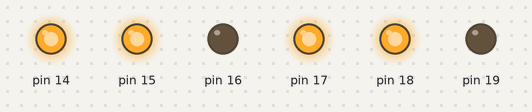
Simulated run of this sketch. Board: Arduino Uno, built with avr-gcc and run on an emulated ATmega328P. Parts: output pins drawn as LEDs (lit = HIGH). EEPROM starts erased.

Above: at 0.5 s.
At 1.5 s:
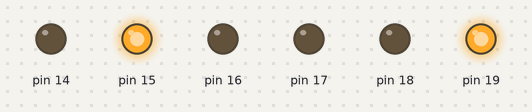
At 5.5 s:
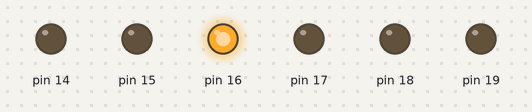
Timing chart, 0 to 6.9 s (numbered marks = the images above):
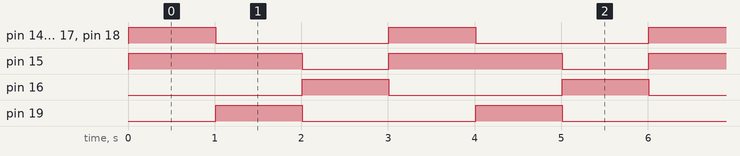

The sketch:

task_2.ino
```cpp
#include<avr/io.h>
#include<avr/eeprom.h>
#include<util/delay.h>

int main()
{
  unsigned char i;

  DDRC = 0xFF; // PORTC is output
  //After first upload comment the following three lines. These are redundant.
  eeprom_write_byte((unsigned char *)0, 27);
  eeprom_write_byte((unsigned char *)1, 34);
  eeprom_write_byte((unsigned char *)2, 4);

  while (1)
  {
    for (i = 0; i < 3; i++)
    {
      PORTC = eeprom_read_byte((unsigned char *)i);
      _delay_ms(1000);
    }
  }
  return 0;
}
```

Measured:
- by itself, pin 14, pin 16–19: alternates HIGH for 1.0 s and LOW for 2.0 s
- by itself, pin 15: alternates HIGH for 2.0 s and LOW for 1.0 s
- by itself, everything shown: repeats every 3.0 s, in 3 steps
